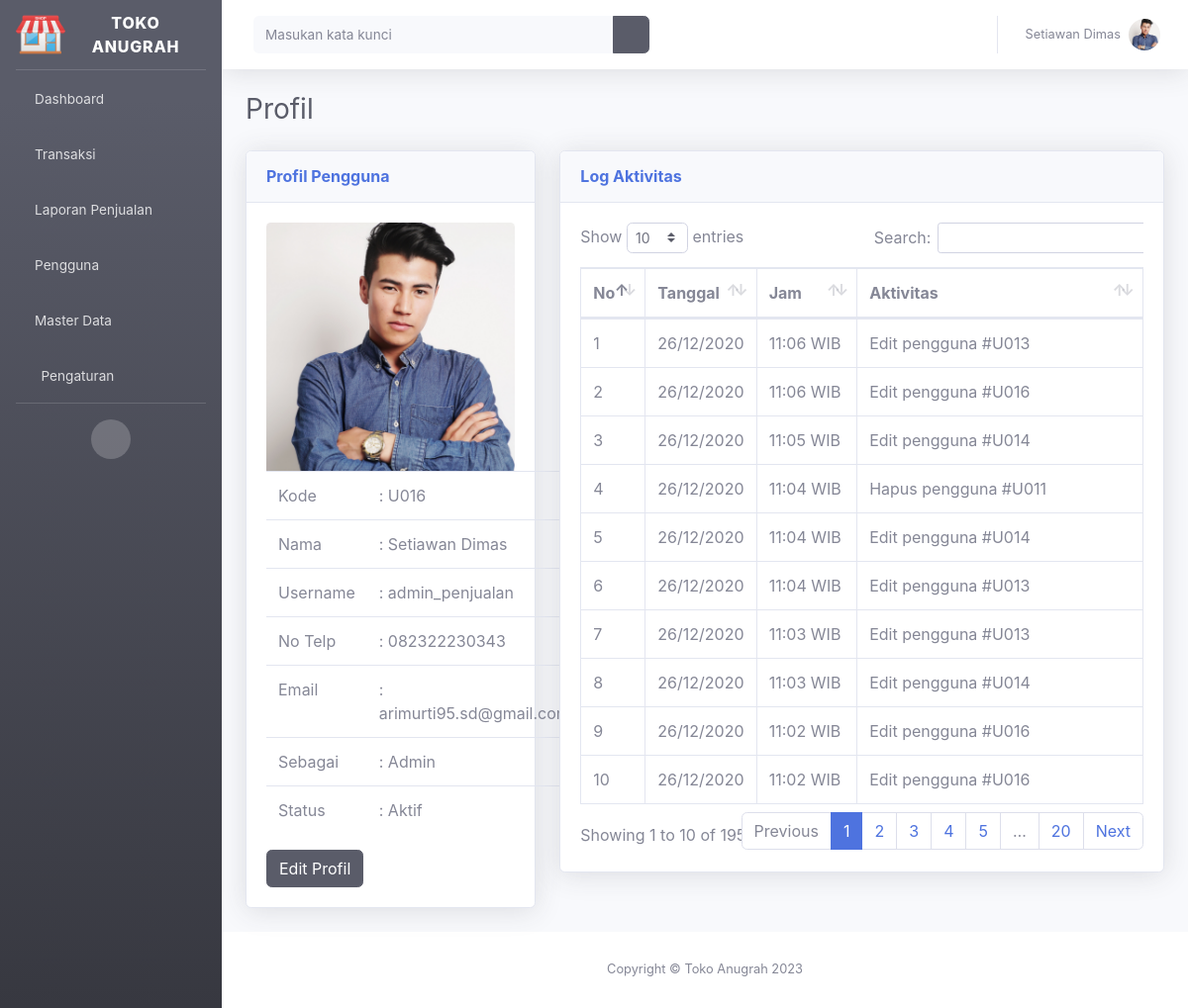
Page /index.php?page=profil (signed in) on the committed database.
### tables this page shows
CREATE TABLE `profil_aplikasi` (
  `id` int(11) NOT NULL,
  `nama_aplikasi` varchar(30) NOT NULL,
  `alamat` varchar(100) NOT NULL,
  `no_telp` char(14) NOT NULL,
  `website` varchar(50) NOT NULL,
  `logo` varchar(100) NOT NULL
);

CREATE TABLE `pengguna` (
  `id_pengguna` int(11) NOT NULL,
  `kode_pengguna` char(9) NOT NULL,
  `nama_pengguna` varchar(50) NOT NULL,
  `email` varchar(35) NOT NULL,
  `no_telp` char(14) NOT NULL,
  `foto` varchar(100) NOT NULL,
  `username` varchar(50) NOT NULL,
  `password` varchar(500) NOT NULL,
  `level` varchar(10) NOT NULL,
  `status` int(11) NOT NULL
);

### page/profil/index.php (the view, shortened to what this page needs)
<div class="container-fluid">
    <div class="d-sm-flex align-items-center justify-content-between mb-4">
    <h1 class="h3 mb-0 text-gray-800">Profil</h1>
   </div>
    <div class="row">
    <div class="col-xl-4 col-lg-5">
        <div class="card shadow mb-4">
            <div class="card-header py-3 d-flex flex-row align-items-center justify-content-between">
                <h6 class="m-0 font-weight-bold text-primary">Profil Pengguna</h6>
            </div>
            <?php
                include 'config/database.php';
                $id_pengguna=$_SESSION["id_pengguna"];
                $sql="select * from pengguna where id_pengguna=$id_pengguna limit 1";
                $hasil=mysqli_query($kon,$sql);
                $data = mysqli_fetch_array($hasil);
            ?>
            <div class="card-body">
            <img class="card-img-top" src="page/pengguna/foto/<?php echo $data['foto'];?>" alt="Card image">
                <table class="table">
                    <tbody>
                        <tr>
                            <td>Kode</td>
                            <td width="80%">: <?php echo $data['kode_pengguna'];?></td>
                        </tr>
                        <tr>
                            <td>Nama</td>
                            <td width="80%">: <?php echo $data['nama_pengguna'];?></td>
                        </tr>
                        <tr>
                            <td>Username</td>
                            <td width="80%">: <?php echo $data['username'];?></td>
                        </tr>
                        <tr>
                            <td>No Telp</td>
                            <td width="80%">: <?php echo $data['no_telp'];?></td>
                        </tr>
                        <tr>
                            <td>Email</td>
                            <td width="80%">: <?php echo $data['email'];?></td>
                        </tr>
                        <tr>
                            <td>Sebagai</td>
                            <td width="80%">: <?php echo $data['level'];?></td>
                        </tr>
                        <tr>
                            <td>Status</td>
                            <td width="80%">: <?php echo $data['status'] == 1 ? 'Aktif' : 'Tidak Aktif';?></td>
                        </tr>
                    </tbody>
                </table>
                <button type="button" class="btn btn-dark" data-toggle="modal" data-target="#ubah_profil">Edit Profil</button>
            </div>
        </div>
    </div>
    <div class="col-xl-8 col-lg-7">
        <div class="card shadow mb-4">
            <div class="card-header py-3 d-flex flex-row align-items-center justify-content-between">
                <h6 class="m-0 font-weight-bold text-primary" id="judul_grafik" >Log Aktivitas</h6>
            </div>
            <div class="card-body">
                <div class="table-responsive">
                    <table class="table table-bordered" id="dataTable" width="100%" cellspacing="0">
                        <thead>
                            <tr>
                                <th>No</th>
                                <th>Tanggal</th>
                                <th>Jam</th>
                                <th>Aktivitas</th>
                            </tr>
                        </thead>
                        <tbody>
                            <?php
                                include 'config/database.php';
                                $pengguna=$_SESSION["id_pengguna"];
                                $aktivitas=mysqli_query($kon,"select date(waktu) as tanggal, time(waktu) as jam, aktivitas from log_aktivitas where id_pengguna='$pengguna' order by id_aktivitas desc");
                                $no=0;
                                while ($row = mysqli_fetch_array($aktivitas)):
                                $no++;
                            ?>
                            <tr>
                                <td><?php echo $no; ?></td>
                                <td><?php echo date('d/m/Y', strtotime($row["tanggal"])); ?></td>
                                <td><?php echo date('H:i', strtotime($row["jam"])); ?> WIB</td>
                                <td><?php echo $row['aktivitas']; ?></td>
                            </tr>
                            <?php endwhile; ?>
                        </tbody>
                    </table>
                </div>
            </div>
        </div>
    </div>
    </div>
</div>

### index.php (shortened to what this page needs)
<?php
  include 'config/database.php';
  $hasil=mysqli_query($kon,"select * from profil_aplikasi order by nama_aplikasi desc limit 1");
  $data = mysqli_fetch_array($hasil);
?>
<!DOCTYPE html>
<html lang="en">
<head>
  <link href="assets/vendor/fontawesome-free/css/all.min.css" rel="stylesheet" type="text/css">
  <link href="assets/font/font.css" rel="stylesheet">
  <link href="assets/css/sb-admin-2.min.css" rel="stylesheet">
  <link href="assets/vendor/datatables/dataTables.bootstrap4.min.css" rel="stylesheet">
  <link rel="stylesheet" href="assets/plugin/datepicker/css/datepicker.css">
</head>
<body>
  <div id="wrapper">
    <ul class="navbar-nav bg-gradient-dark sidebar sidebar-dark accordion" id="accordionSidebar">
      <a class="sidebar-brand d-flex align-items-center justify-content-center" href="#">
        <div class="sidebar-brand-icon">
          <img src="page/aplikasi/logo/<?php echo $data['logo']; ?>" width="50px" alt="brand"/>
        </div>
        <div class="sidebar-brand-text mx-3"><?php echo $data['nama_aplikasi'];?></div>
      </a>
      <hr class="sidebar-divider my-0">
      <li class="nav-item">
        <a class="nav-link" href="index.php?page=dashboard">
        <i class="fas fa-home"></i>
          <span>Dashboard</span></a>
      </li>
      <li class="nav-item">
        <a class="nav-link collapsed" href="#" data-toggle="collapse" data-target="#transaksi" aria-expanded="true" aria-controls="collapseTwo">
        <i class="fas fa-shopping-cart"></i>
          <span>Transaksi</span>
        </a>
      </li>
      <?php if ($_SESSION["level"]=="Admin" || $_SESSION["level"]=="Manajer"): ?>
      <li class="nav-item">
        <a class="nav-link collapsed" href="#" data-toggle="collapse" data-target="#laporan" aria-expanded="true" aria-controls="collapseTwo">
        <i class="fas fa-book"></i>
          <span>Laporan Penjualan</span>
        </a>
      </li>
      <?php endif; ?>
      <?php if ($_SESSION["level"]=="Admin"): ?>
      <li class="nav-item">
        <a class="nav-link collapsed" href="#" data-toggle="collapse" data-target="#pengguna" aria-expanded="true" aria-controls="collapseTwo">
        <i class="fas fa-users"></i>
          <span>Pengguna</span>
        </a>
      </li>
      <li class="nav-item">
        <a class="nav-link collapsed" href="#" data-toggle="collapse" data-target="#master_data" aria-expanded="true" aria-controls="collapseTwo">
        <i class="fas fa-database"></i>
          <span>Master Data</span>
        </a>
      </li>
      <?php endif; ?>
      <?php if ($_SESSION["level"]=="Admin"): ?>
      <li class="nav-item">
        <a class="nav-link collapsed" href="#" data-toggle="collapse" data-target="#pengaturan" aria-expanded="true" aria-controls="collapseTwo">
          <i class="fas fa-fw fa-cog"></i>
          <span>Pengaturan</span>
        </a>
      </li>
      <?php endif; ?>
      <hr class="sidebar-divider d-none d-md-block">
      <div class="text-center d-none d-md-inline">
        <button class="rounded-circle border-0" id="sidebarToggle"></button>
      </div>
    </ul>
    <div id="content-wrapper" class="d-flex flex-column">
      <div id="content">
        <nav class="navbar navbar-expand navbar-light bg-white topbar mb-4 static-top shadow">
          <form action="page/pencarian/index.php" method="get" class="d-none d-sm-inline-block form-inline mr-auto ml-md-3 my-2 my-md-0 mw-100 navbar-search">
            <div class="input-group">
              <input type="text" class="form-control bg-light border-0 small" placeholder="Masukan kata kunci" aria-label="Search" aria-describedby="basic-addon2">
              <div class="input-group-append">
                <button class="btn btn-dark" type="submit">
                  <i class="fas fa-search fa-sm"></i>
                </button>
              </div>
            </div>
          </form>
          <ul class="navbar-nav ml-auto">
            <?php
              include 'config/database.php';
              $id_pengguna=$_SESSION["id_pengguna"];
              $hasil=mysqli_query($kon,"select nama_pengguna,foto from pengguna where id_pengguna=$id_pengguna");
              $row = mysqli_fetch_array($hasil);
            ?>
            <li class="nav-item dropdown no-arrow">
              <a class="nav-link dropdown-toggle" href="#" id="userDropdown" role="button" data-toggle="dropdown" aria-haspopup="true" aria-expanded="false">
                <span class="mr-2 d-none d-lg-inline text-gray-600 small"><?php echo $row["nama_pengguna"]; ?></span>
                <img class="img-profile rounded-circle" src="page/pengguna/foto/<?php echo $row["foto"]; ?>">
              </a>
            </li>
          </ul>
        </nav>
        <?php
          if(isset($_GET['page'])){
            $page = $_GET['page'];
            switch ($page) {
              case 'profil':
                include "page/profil/index.php";
                break;
            }
          }
      ?>
      </div>
      <?php
        include 'config/database.php';
        $hasil=mysqli_query($kon,"select * from profil_aplikasi order by nama_aplikasi desc limit 1");
        $data = mysqli_fetch_array($hasil);
      ?>
      <footer class="sticky-footer bg-white">
        <div class="container my-auto">
          <div class="copyright text-center my-auto">
            <span>Copyright &copy; <?php echo $data['nama_aplikasi'];?> <?php echo date('Y');?> </span>
          </div>
        </div>
      </footer>
    </div>
  </div>
  <link href="assets/plugin/select2/select2.min.css" rel="stylesheet" />
</body>
</html>

### rows in the picture
profil_aplikasi: logo (picture), nama_aplikasi "TOKO ANUGRAH", nama_aplikasi "Toko Anugrah"
pengguna: nama_pengguna "Setiawan Dimas", foto (picture), kode_pengguna "U016", username "admin_penjualan", no_telp "082322230343", email "arimurti95.sd@gmail.com", level "Admin"

### other values in the picture
date('d/m/Y', strtotime($row["tanggal"])) "26/12/2020"
date('H:i', strtotime($row["jam"])) "11:06"
$row['aktivitas'] "Edit pengguna #U013"
$row['aktivitas'] "Edit pengguna #U016"
date('H:i', strtotime($row["jam"])) "11:05"
$row['aktivitas'] "Edit pengguna #U014"
date('H:i', strtotime($row["jam"])) "11:04"
$row['aktivitas'] "Hapus pengguna #U011"
date('H:i', strtotime($row["jam"])) "11:03"
date('H:i', strtotime($row["jam"])) "11:02"
